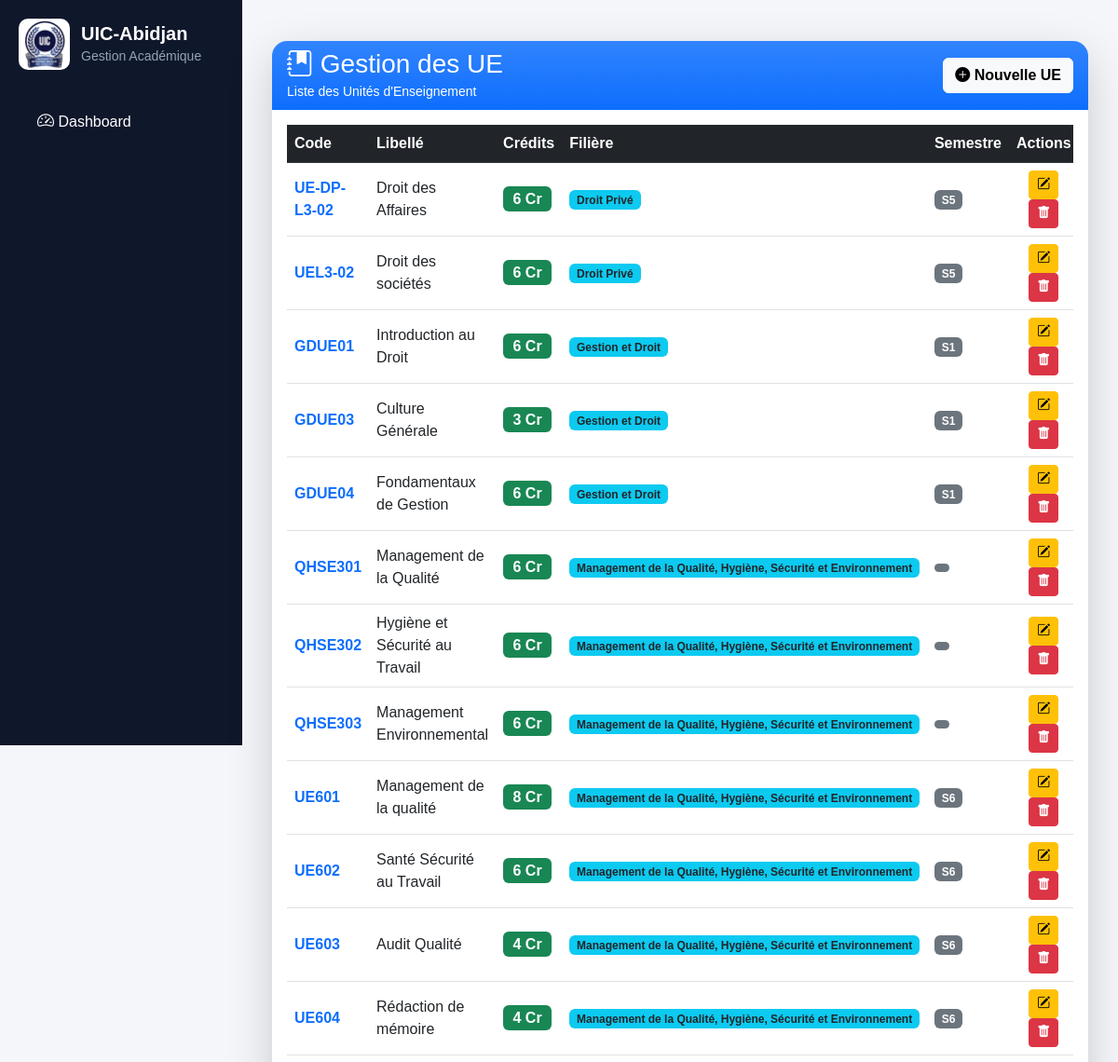
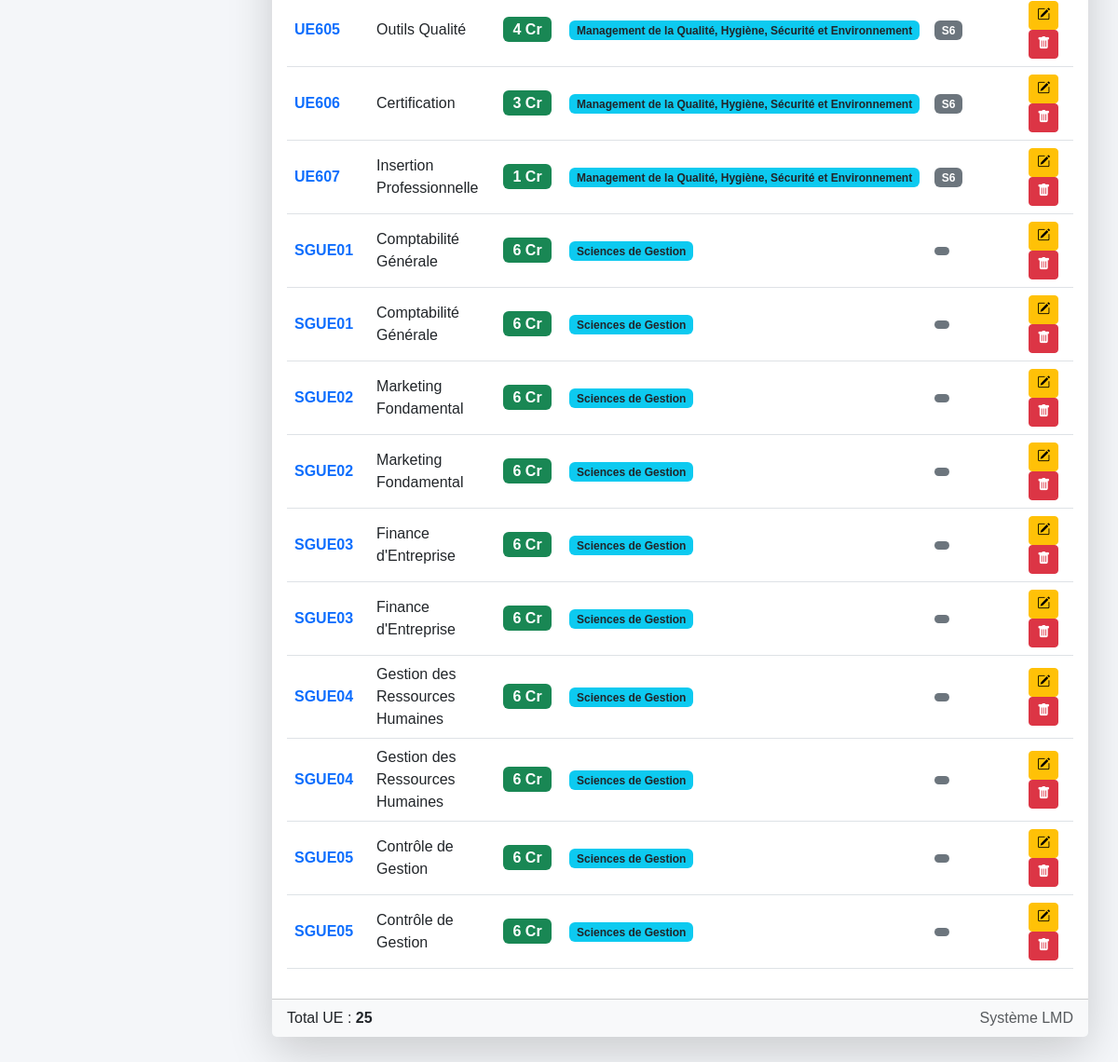
The app's page /lmd/ue/, older data (2 pictures, top to bottom).
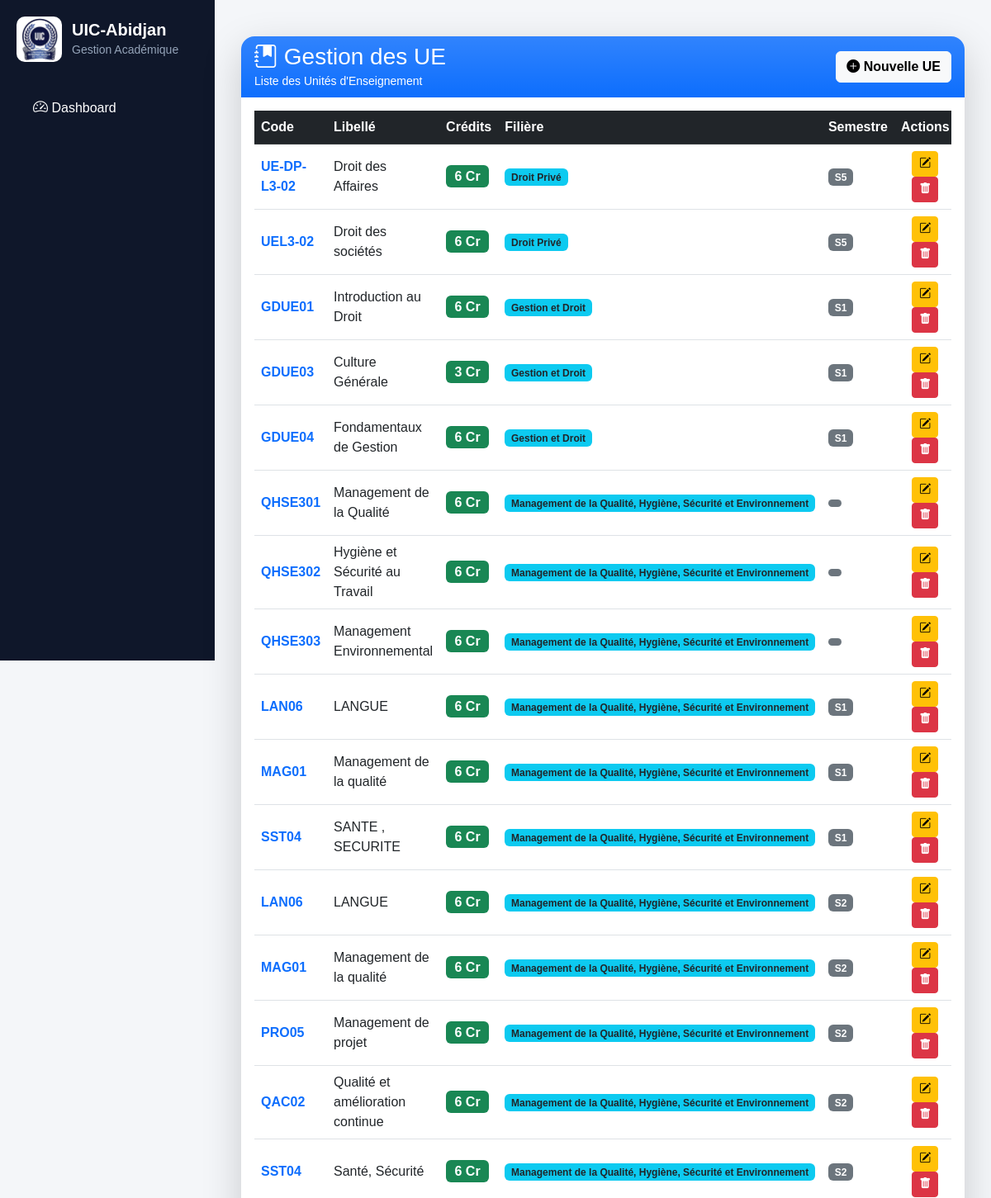
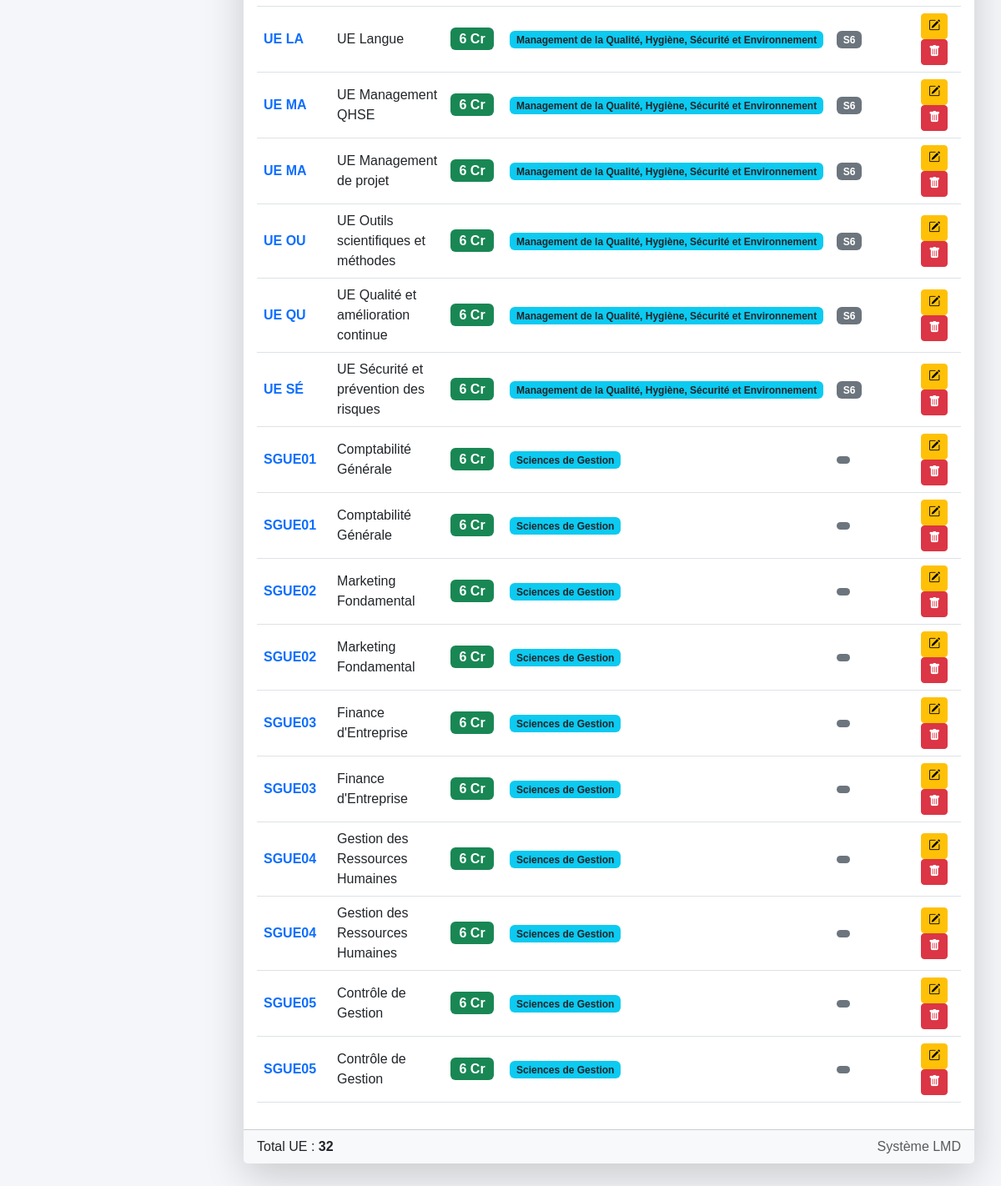
The same page, newer data (2 pictures, top to bottom).
### lmd/models.py (models this page shows, shortened)
class UE(models.Model):
    code = models.CharField(max_length=20)
    libelle = models.CharField(max_length=200)
    credit = models.IntegerField()
    filiere = models.ForeignKey(
    "FiliereLMD",
    null=True,
    blank=True,
    on_delete=models.PROTECT,
    )
    grande_unite = models.ForeignKey(
    "GrandeUnite",
    on_delete=models.PROTECT,
    related_name="ues",
    null=True,
    blank=True
    )
    semestre = models.CharField(max_length=5)

class FiliereLMD(models.Model):
    NIVEAUX = [
        ("L1-L2", "Licence Fondamentale"),
        ("L3", "Licence Professionnelle"),
        ("M1-M2", "Master"),
    ]
    code = models.CharField(
        max_length=20,
        unique=True
    )
    libelle = models.CharField(
        max_length=100
    )
    niveau_formation = models.CharField(
        max_length=10,
        choices=NIVEAUX,
        default="L1-L2"
    )

### lmd/views.py (the view)
# urls.py: path('ue/', views.ue_list, name='ue_list'),
def ue_list(request):
    ues = UE.objects.select_related(
        "filiere"
    ).order_by(
        "filiere__libelle",
        "semestre",
        "code"
    )
    return render(
        request,
        "lmd/ue/list.html",
        {
            "ues": ues
        }
    )

### lmd/templates/lmd/ue/list.html (shortened to what this page needs)
{% extends "base.html" %}
{% block content %}
<div class="container-fluid py-4">
    <div class="card border-0 shadow-lg rounded-4">
        <div class="card-header border-0 rounded-top-4 bg-primary bg-gradient text-white">
            <div class="d-flex justify-content-between align-items-center">
                <div>
                    <h3 class="mb-0">
                        <i class="bi bi-journal-bookmark-fill"></i>
                        Gestion des UE
                    </h3>
                    <small>Liste des Unités d'Enseignement</small>
                </div>
                <a href="{% url 'ue_add' %}"
                   class="btn btn-light fw-bold">
                    <i class="bi bi-plus-circle-fill"></i>
                    Nouvelle UE
                </a>
            </div>
        </div>
        <div class="card-body">
            <div class="table-responsive">
                <table class="table table-hover align-middle">
                    <thead class="table-dark">
                        <tr>
                            <th>Code</th>
                            <th>Libellé</th>
                            <th>Crédits</th>
                            <th>Filière</th>
                            <th>Semestre</th>
                            <th class="text-center">Actions</th>
                        </tr>
                    </thead>
                    <tbody>
                        {% for ue in ues %}
                        <tr>
                            <td>
                                <span class="fw-bold text-primary">
                                    {{ ue.code }}
                                </span>
                            </td>
                            <td>
                                {{ ue.libelle }}
                            </td>
                            <td>
                                <span class="badge bg-success fs-6">
                                    {{ ue.credit }} Cr
                                </span>
                            </td>
                            <td>
                                <span class="badge bg-info text-dark">
                                    {{ ue.filiere.libelle }}
                                </span>
                            </td>
                            <td>
                                <span class="badge bg-secondary">
                                    {{ ue.semestre }}
                                </span>
                            </td>
                            <td class="text-center">
                                <a href="{% url 'ue_edit' ue.id %}"
                                   class="btn btn-warning btn-sm">
                                    <i class="bi bi-pencil-square"></i>
                                </a>
                                <a href="{% url 'ue_delete' ue.id %}"
                                   class="btn btn-danger btn-sm">
                                    <i class="bi bi-trash-fill"></i>
                                </a>
                            </td>
                        </tr>
                        {% endfor %}
                    </tbody>
                </table>
            </div>
        </div>
        <div class="card-footer bg-light">
            <div class="d-flex justify-content-between">
                <span>
                    Total UE :
                    <strong>{{ ues|length }}</strong>
                </span>
                <span class="text-muted">
                    Système LMD
                </span>
            </div>
        </div>
    </div>
</div>
{% endblock %}

Row changes from the older to the newer data that the page shows:
removed UE: code "UE601", libelle "Management de la qualité", credit "8", filiere.libelle "Management de la Qualité, Hygiène, Sécurité et Environnement", semestre "S6"
removed UE: code "UE602", libelle "Santé Sécurité au Travail", credit "6", filiere.libelle "Management de la Qualité, Hygiène, Sécurité et Environnement", semestre "S6"
removed UE: code "UE603", libelle "Audit Qualité", credit "4", filiere.libelle "Management de la Qualité, Hygiène, Sécurité et Environnement", semestre "S6"
removed UE: code "UE604", libelle "Rédaction de mémoire", credit "4", filiere.libelle "Management de la Qualité, Hygiène, Sécurité et Environnement", semestre "S6"
removed UE: code "UE605", libelle "Outils Qualité", credit "4", filiere.libelle "Management de la Qualité, Hygiène, Sécurité et Environnement", semestre "S6"
removed UE: code "UE606", libelle "Certification", credit "3", filiere.libelle "Management de la Qualité, Hygiène, Sécurité et Environnement", semestre "S6"
removed UE: code "UE607", libelle "Insertion Professionnelle", credit "1", filiere.libelle "Management de la Qualité, Hygiène, Sécurité et Environnement", semestre "S6"
added UE: code "LAN06", libelle "LANGUE", credit "6", filiere.libelle "Management de la Qualité, Hygiène, Sécurité et Environnement", semestre "S1"
added UE: code "MAG01", libelle "Management de la qualité", credit "6", filiere.libelle "Management de la Qualité, Hygiène, Sécurité et Environnement", semestre "S1"
added UE: code "SST04", libelle "SANTE , SECURITE", credit "6", filiere.libelle "Management de la Qualité, Hygiène, Sécurité et Environnement", semestre "S1"
added UE: code "LAN06", libelle "LANGUE", credit "6", filiere.libelle "Management de la Qualité, Hygiène, Sécurité et Environnement", semestre "S2"
added UE: code "MAG01", libelle "Management de la qualité", credit "6", filiere.libelle "Management de la Qualité, Hygiène, Sécurité et Environnement", semestre "S2"
added UE: code "PRO05", libelle "Management de projet", credit "6", filiere.libelle "Management de la Qualité, Hygiène, Sécurité et Environnement", semestre "S2"
added UE: code "QAC02", libelle "Qualité et amélioration continue", credit "6", filiere.libelle "Management de la Qualité, Hygiène, Sécurité et Environnement", semestre "S2"
added UE: code "SST04", libelle "Santé, Sécurité", credit "6", filiere.libelle "Management de la Qualité, Hygiène, Sécurité et Environnement", semestre "S2"
added UE: code "UE LA", libelle "UE Langue", credit "6", filiere.libelle "Management de la Qualité, Hygiène, Sécurité et Environnement", semestre "S6"
added UE: code "UE MA", libelle "UE Management QHSE", credit "6", filiere.libelle "Management de la Qualité, Hygiène, Sécurité et Environnement", semestre "S6"
added UE: code "UE MA", libelle "UE Management de projet", credit "6", filiere.libelle "Management de la Qualité, Hygiène, Sécurité et Environnement", semestre "S6"
added UE: code "UE OU", libelle "UE Outils scientifiques et méthodes", credit "6", filiere.libelle "Management de la Qualité, Hygiène, Sécurité et Environnement", semestre "S6"
added UE: code "UE QU", libelle "UE Qualité et amélioration continue", credit "6", filiere.libelle "Management de la Qualité, Hygiène, Sécurité et Environnement", semestre "S6"
added UE: code "UE SÉ", libelle "UE Sécurité et prévention des risques", credit "6", filiere.libelle "Management de la Qualité, Hygiène, Sécurité et Environnement", semestre "S6"
Text that changed along with them:
{{ ues|length }}: "25" → "32"
